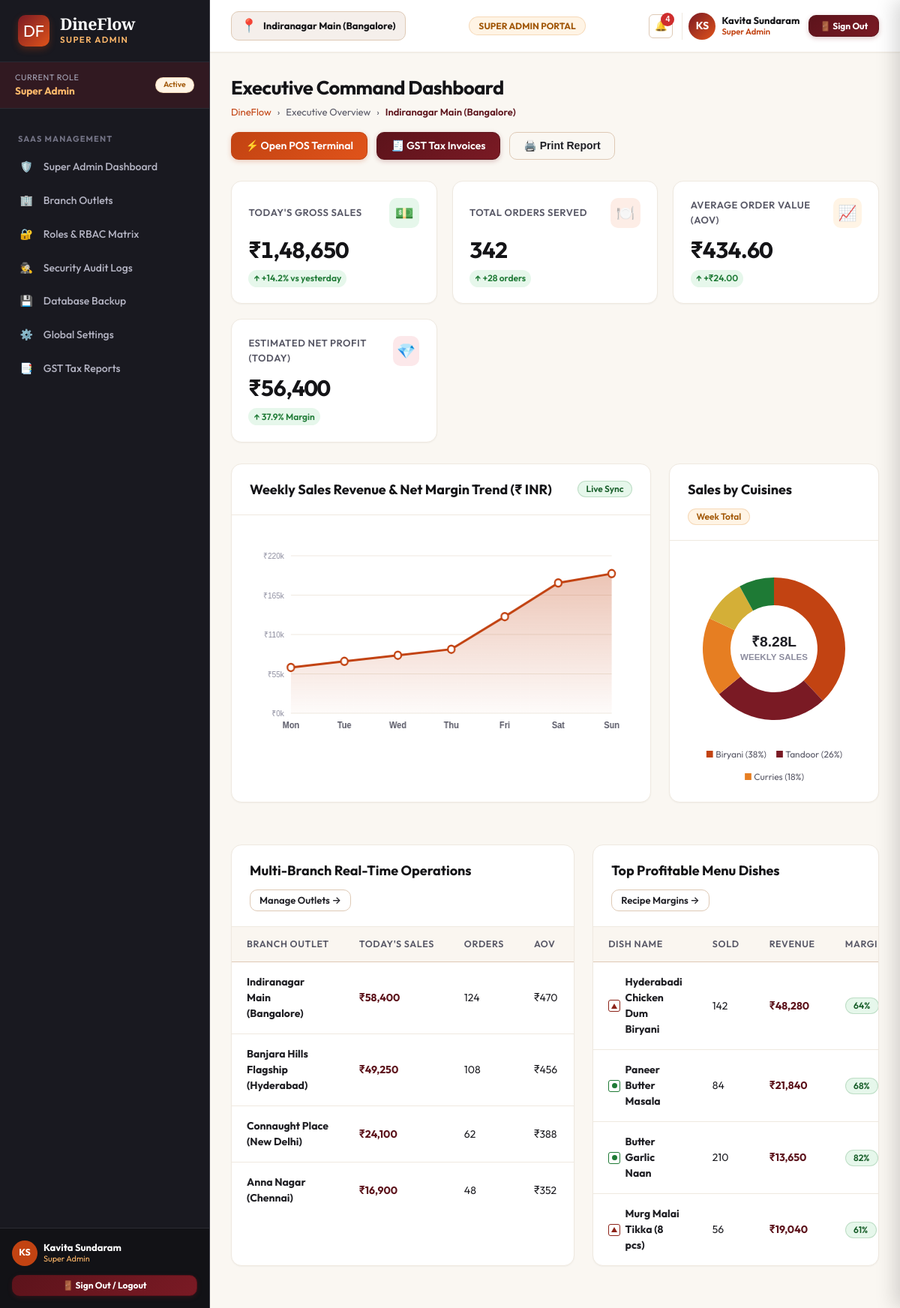
The page /dashboard/ (signed in) on the database its author committed.
### apps/accounts/models.py (models this page shows, shortened)
class Role(models.Model):
    code = models.CharField(max_length=50, unique=True)
    name = models.CharField(max_length=100)
    description = models.TextField(blank=True, default='')
    dashboard_url = models.CharField(max_length=200, default='/dashboard/owner/')
    icon = models.CharField(max_length=50, default='shield')
    is_active = models.BooleanField(default=True)
    created_at = models.DateTimeField(auto_now_add=True)

class UserProfile(models.Model):
    user = models.OneToOneField(User, on_delete=models.CASCADE, related_name='userprofile')
    role = models.ForeignKey(Role, on_delete=models.PROTECT, related_name='users')
    branch = models.CharField(max_length=150, default='Indiranagar Main (Bangalore)')
    employee_code = models.CharField(max_length=50, blank=True, default='')
    phone = models.CharField(max_length=20, blank=True, default='')
    avatar_initials = models.CharField(max_length=5, default='DF')
    created_at = models.DateTimeField(auto_now_add=True)
    updated_at = models.DateTimeField(auto_now=True)

### apps/dashboard/views.py (the view)
# urls.py: path('', views.owner_dashboard, name='dashboard_root'),
@role_required(['owner', 'super_admin'])
def owner_dashboard(request):
    context = {
        'page_title': 'Executive Command Dashboard',
        'kpis': [
            {'label': "Today's Gross Sales", 'value': '₹1,48,650', 'trend': '+14.2% vs yesterday', 'trend_up': True, 'icon': 'df-icon-green', 'emoji': '💵'},
            {'label': 'Total Orders Served', 'value': '342', 'trend': '+28 orders', 'trend_up': True, 'icon': 'df-icon-terracotta', 'emoji': '🍽️'},
            {'label': 'Average Order Value (AOV)', 'value': '₹434.60', 'trend': '+₹24.00', 'trend_up': True, 'icon': 'df-icon-saffron', 'emoji': '📈'},
            {'label': 'Estimated Net Profit (Today)', 'value': '₹56,400', 'trend': '37.9% Margin', 'trend_up': True, 'icon': 'df-icon-maroon', 'emoji': '💎'},
        ],
        'branch_performance': [
            {'branch': 'Indiranagar Main (Bangalore)', 'sales': '₹58,400', 'orders': 124, 'aov': '₹470', 'turnover': '42 mins', 'status': 'Peak Service'},
            {'branch': 'Banjara Hills Flagship (Hyderabad)', 'sales': '₹49,250', 'orders': 108, 'aov': '₹456', 'turnover': '38 mins', 'status': 'High Demand'},
            {'branch': 'Connaught Place (New Delhi)', 'sales': '₹24,100', 'orders': 62, 'aov': '₹388', 'turnover': '46 mins', 'status': 'Moderate'},
            {'branch': 'Anna Nagar (Chennai)', 'sales': '₹16,900', 'orders': 48, 'aov': '₹352', 'turnover': '34 mins', 'status': 'Normal'},
        ],
        'top_dishes': [
            {'name': 'Hyderabadi Chicken Dum Biryani', 'category': 'Biryani', 'sold': 142, 'revenue': '₹48,280', 'margin': '64%', 'diet': 'nonveg'},
            {'name': 'Paneer Butter Masala', 'category': 'Curries', 'sold': 84, 'revenue': '₹21,840', 'margin': '68%', 'diet': 'veg'},
            {'name': 'Butter Garlic Naan', 'category': 'Breads', 'sold': 210, 'revenue': '₹13,650', 'margin': '82%', 'diet': 'veg'},
            {'name': 'Murg Malai Tikka (8 pcs)', 'category': 'Tandoor', 'sold': 56, 'revenue': '₹19,040', 'margin': '61%', 'diet': 'nonveg'},
        ]
    }
    return render(request, 'dashboard/owner.html', context)

### templates/dashboard/owner.html (shortened to what this page needs)
{% extends 'base.html' %}
{% load static %}
{% load dineflow_tags %}
{% block content %}
<div class="df-page-header">
  <div class="df-page-title-group">
    <h1>Executive Command Dashboard</h1>
    <div class="df-breadcrumb">
      <a href="{% url 'landing:index' %}">DineFlow</a>
      <span>›</span>
      <span>Executive Overview</span>
      <span>›</span>
      <span style="color:var(--df-maroon-800); font-weight:600;">{{ ACTIVE_BRANCH }}</span>
    </div>
  </div>
  <div style="display:flex; gap:0.75rem; align-items:center;">
    <a href="{% url 'pos:terminal' %}" class="df-btn df-btn-terracotta">
      <span>⚡ Open POS Terminal</span>
    </a>
    <a href="{% url 'billing:invoices' %}" class="df-btn df-btn-maroon">
      <span>🧾 GST Tax Invoices</span>
    </a>
    <button class="df-btn df-btn-outline" onclick="ExportPrint.printElement('df-main-page-container')">
      <span>🖨️ Print Report</span>
    </button>
  </div>
</div>
<div class="df-kpi-grid">
  {% for kpi in kpis %}
    <div class="df-kpi-card">
      <div class="df-kpi-top">
        <div class="df-kpi-label">{{ kpi.label }}</div>
        <div class="df-kpi-icon {{ kpi.icon }}">{{ kpi.emoji }}</div>
      </div>
      <div class="df-kpi-value">{{ kpi.value }}</div>
      <div class="df-kpi-bottom">
        <span class="df-trend-pill {% if kpi.trend_up %}df-trend-up{% else %}df-trend-down{% endif %}">
          {% if kpi.trend_up %}↑{% else %}↓{% endif %} {{ kpi.trend }}
        </span>
      </div>
    </div>
  {% endfor %}
</div>
<div style="display: grid; grid-template-columns: 2fr 1fr; gap: 1.5rem; margin-bottom: 1.75rem;">
  <div class="df-card">
    <div class="df-card-header">
      <div class="df-card-title">Weekly Sales Revenue & Net Margin Trend (₹ INR)</div>
      <div class="df-badge badge-success">Live Sync</div>
    </div>
    <div class="df-card-body">
      <canvas id="df-owner-revenue-chart" style="width:100%; height:280px;"></canvas>
    </div>
  </div>
  <div class="df-card">
    <div class="df-card-header">
      <div class="df-card-title">Sales by Cuisines</div>
      <div class="df-badge badge-warning">Week Total</div>
    </div>
    <div class="df-card-body" style="display:flex; flex-direction:column; align-items:center; justify-content:center;">
      <canvas id="df-owner-donut-chart" width="240" height="240"></canvas>
      <div style="font-size:0.75rem; color:var(--df-text-secondary); margin-top:0.75rem; display:flex; gap:0.75rem; flex-wrap:wrap; justify-content:center;">
        <span><span style="color:#C24312;">■</span> Biryani (38%)</span>
        <span><span style="color:#7A1A24;">■</span> Tandoor (26%)</span>
        <span><span style="color:#E67E22;">■</span> Curries (18%)</span>
      </div>
    </div>
  </div>
</div>
<div style="display: grid; grid-template-columns: 1.2fr 1fr; gap: 1.5rem;">
  <div class="df-card">
    <div class="df-card-header">
      <div class="df-card-title">Multi-Branch Real-Time Operations</div>
      <a href="{% url 'settings_app:branches' %}" class="df-btn df-btn-outline df-btn-sm">Manage Outlets →</a>
    </div>
    <div class="df-table-responsive">
      <table class="df-table">
        <thead>
          <tr>
            <th>Branch Outlet</th>
            <th>Today's Sales</th>
            <th>Orders</th>
            <th>AOV</th>
          </tr>
        </thead>
        <tbody>
          {% for b in branch_performance %}
            <tr>
              <td><strong>{{ b.branch }}</strong></td>
              <td style="font-weight:700; color:var(--df-maroon-800);">{{ b.sales }}</td>
              <td>{{ b.orders }}</td>
              <td>{{ b.aov }}</td>
            </tr>
          {% endfor %}
        </tbody>
      </table>
    </div>
  </div>
  <div class="df-card">
    <div class="df-card-header">
      <div class="df-card-title">Top Profitable Menu Dishes</div>
      <a href="{% url 'menu:recipe_costing' %}" class="df-btn df-btn-outline df-btn-sm">Recipe Margins →</a>
    </div>
    <div class="df-table-responsive">
      <table class="df-table">
        <thead>
          <tr>
            <th>Dish Name</th>
            <th>Sold</th>
            <th>Revenue</th>
            <th>Margin</th>
          </tr>
        </thead>
        <tbody>
          {% for dish in top_dishes %}
            <tr>
              <td>
                <div style="display:flex; align-items:center; gap:0.4rem;">
                  <span class="df-diet-mark {{ dish.diet|diet_badge }}"></span>
                  <strong>{{ dish.name }}</strong>
                </div>
              </td>
              <td>{{ dish.sold }}</td>
              <td style="font-weight:700; color:var(--df-maroon-800);">{{ dish.revenue }}</td>
              <td><span class="df-badge badge-success">{{ dish.margin }}</span></td>
            </tr>
          {% endfor %}
        </tbody>
      </table>
    </div>
  </div>
</div>
{% endblock %}
{% block extra_js %}
<script>
  document.addEventListener('DOMContentLoaded', () => {
    AnalyticsEngine.renderRevenueChart('df-owner-revenue-chart');
    AnalyticsEngine.renderCategoryDonut('df-owner-donut-chart');
  });
</script>
{% endblock %}

### templates/partials/_sidebar.html (shortened to what this page needs)
{% load static %}
<aside class="df-sidebar">
  <div class="df-brand-header">
    <div class="df-brand-logo">DF</div>
    <div>
      <div class="df-brand-title">DineFlow</div>
      <div class="df-brand-subtitle">{{ CURRENT_USER.role_title }}</div>
    </div>
  </div>
  <div style="padding: 0.75rem 1.25rem; background: rgba(122, 26, 36, 0.25); border-bottom: 1px solid #2B2B33; display: flex; align-items: center; justify-content: space-between;">
    <div>
      <div style="font-size: 0.68rem; color: #A6A6B8; text-transform: uppercase; letter-spacing: 0.05em;">Current Role</div>
      <div style="font-size: 0.85rem; font-weight: 700; color: var(--df-saffron-400);">{{ CURRENT_USER.role_title }}</div>
    </div>
    <span class="df-badge badge-warning" style="font-size: 0.65rem;">Active</span>
  </div>
  <nav style="flex: 1; padding: 0.75rem 0 2rem; overflow-y: auto;">
    {% if CURRENT_ROLE == 'super_admin' %}
      <div class="df-nav-section-title">SaaS Management</div>
      <ul class="df-nav-list">
        <li class="df-nav-item">
          <a href="{% url 'dashboard:super_admin' %}" class="df-nav-link {% if request.resolver_match.url_name == 'super_admin' %}active{% endif %}">
            <span>🛡️</span>
            <span>Super Admin Dashboard</span>
          </a>
        </li>
        <li class="df-nav-item">
          <a href="{% url 'settings_app:branches' %}" class="df-nav-link {% if request.resolver_match.url_name == 'branches' %}active{% endif %}">
            <span>🏢</span>
            <span>Branch Outlets</span>
          </a>
        </li>
        <li class="df-nav-item">
          <a href="{% url 'settings_app:roles_permissions' %}" class="df-nav-link {% if request.resolver_match.url_name == 'roles_permissions' %}active{% endif %}">
            <span>🔐</span>
            <span>Roles & RBAC Matrix</span>
          </a>
        </li>
        <li class="df-nav-item">
          <a href="{% url 'settings_app:audit_logs' %}" class="df-nav-link {% if request.resolver_match.url_name == 'audit_logs' %}active{% endif %}">
            <span>🕵️</span>
            <span>Security Audit Logs</span>
          </a>
        </li>
        <li class="df-nav-item">
          <a href="{% url 'settings_app:backup_restore' %}" class="df-nav-link {% if request.resolver_match.url_name == 'backup_restore' %}active{% endif %}">
            <span>💾</span>
            <span>Database Backup</span>
          </a>
        </li>
        <li class="df-nav-item">
          <a href="{% url 'settings_app:general' %}" class="df-nav-link {% if request.resolver_match.url_name == 'general' %}active{% endif %}">
            <span>⚙️</span>
            <span>Global Settings</span>
          </a>
        </li>
        <li class="df-nav-item">
          <a href="{% url 'analytics:tax_reports' %}" class="df-nav-link {% if request.resolver_match.url_name == 'tax_reports' %}active{% endif %}">
            <span>📑</span>
            <span>GST Tax Reports</span>
          </a>
        </li>
      </ul>
    {% endif %}
  </nav>
  <div style="padding: 1rem; border-top: 1px solid #2B2B33; background: rgba(18, 18, 22, 0.95); margin-top: auto;">
    <div style="display: flex; align-items: center; justify-content: space-between; margin-bottom: 0.75rem;">
      <div style="display: flex; align-items: center; gap: 0.5rem;">
        <div style="width: 34px; height: 34px; border-radius: 50%; background: var(--df-terracotta-700); color: #FFF; font-weight: 700; display: flex; align-items: center; justify-content: center; font-size: 0.78rem;">
          {{ CURRENT_USER.avatar_initials }}
        </div>
        <div style="line-height: 1.2;">
          <div style="font-weight: 700; font-size: 0.8125rem; color: #FFF;">{{ CURRENT_USER.name }}</div>
          <div style="font-size: 0.68rem; color: var(--df-saffron-400);">{{ CURRENT_USER.role_title }}</div>
        </div>
      </div>
    </div>
    <div>
      <a href="{% url 'accounts:logout' %}" class="df-btn df-btn-maroon df-btn-sm" style="width: 100%; justify-content: center; font-size: 0.75rem; font-weight: 700;">
        <span>🚪 Sign Out / Logout</span>
      </a>
    </div>
  </div>
</aside>

### templates/partials/_navbar.html (shortened to what this page needs)
{% load static %}
<header class="df-navbar">
  <div style="display: flex; align-items: center; gap: 1rem;">
    <div style="display: flex; align-items: center; gap: 0.5rem; background: var(--df-bg-cream); border: 1px solid var(--df-border-medium); padding: 0.35rem 0.75rem; border-radius: var(--df-radius-md);">
      <span style="font-size: 1.1rem;">📍</span>
      <span style="font-weight: 700; font-size: 0.8125rem; color: var(--df-charcoal-900);">{{ ACTIVE_BRANCH }}</span>
    </div>
  </div>
  <div style="display: flex; align-items: center; gap: 0.75rem;">
    <span class="df-badge badge-warning" style="font-weight: 700; font-size: 0.75rem; padding: 0.35rem 0.75rem;">
      {{ CURRENT_USER.role_title|upper }} PORTAL
    </span>
  </div>
  <div style="display: flex; align-items: center; gap: 0.75rem;">
    <button class="df-btn-icon" onclick="DineFlow.openDrawer('df-notifications-drawer')" style="position: relative;" title="Notifications">
      🔔
      {% if UNREAD_NOTIFICATIONS_COUNT > 0 %}
        <span style="position: absolute; top: -3px; right: -3px; width: 18px; height: 18px; background: var(--df-danger-600); color: #FFF; border-radius: 50%; font-size: 0.65rem; font-weight: 800; display: flex; align-items: center; justify-content: center;">
          {{ UNREAD_NOTIFICATIONS_COUNT }}
        </span>
      {% endif %}
    </button>
    <div style="display: flex; align-items: center; gap: 0.5rem; padding-left: 0.5rem; border-left: 1px solid var(--df-border-light);">
      <div style="width: 36px; height: 36px; border-radius: 50%; background: linear-gradient(135deg, var(--df-maroon-700), var(--df-terracotta-600)); color: #FFF; font-weight: 700; display: flex; align-items: center; justify-content: center; font-size: 0.875rem; box-shadow: var(--df-shadow-xs);">
        {{ CURRENT_USER.avatar_initials }}
      </div>
      <div style="line-height: 1.2; text-align: left;" class="df-hide-mobile">
        <div style="font-weight: 700; font-size: 0.8125rem; color: var(--df-charcoal-900);">{{ CURRENT_USER.name }}</div>
        <div style="font-size: 0.7rem; color: var(--df-terracotta-700); font-weight: 600;">{{ CURRENT_USER.role_title }}</div>
      </div>
    </div>
    <a href="{% url 'accounts:logout' %}" class="df-btn df-btn-maroon df-btn-sm" style="font-weight: 700; font-size: 0.75rem; padding: 0.4rem 0.85rem;" title="Sign out of ERP">
      <span>🚪 Sign Out</span>
    </a>
  </div>
</header>

### rows shown on the page
Role: role_title "SUPER ADMIN", role_title "Super Admin"
UserProfile: avatar_initials "KS", branch "Indiranagar Main (Bangalore)"

### other values the page prints
{{ CURRENT_USER.name }} "Kavita Sundaram"
{{ UNREAD_NOTIFICATIONS_COUNT }} "4"
{{ kpi.label }} "TODAY'S GROSS SALES" "TOTAL ORDERS SERVED" "AVERAGE ORDER VALUE (AOV)" "ESTIMATED NET PROFIT (TODAY)"
{{ kpi.emoji }} "💵" "🍽️" "📈" "💎"
{{ kpi.value }} "₹1,48,650" "342" "₹434.60" "₹56,400"
{{ kpi.trend }} "+14.2% vs yesterday" "+28 orders" "+₹24.00" "37.9% Margin"
{{ b.branch }} "Indiranagar Main (Bangalore)" "Banjara Hills Flagship (Hyderabad)" "Connaught Place (New Delhi)" "Anna Nagar (Chennai)"
{{ b.sales }} "₹58,400" "₹49,250" "₹24,100" "₹16,900"
{{ b.orders }} "124" "108" "62" "48"
{{ b.aov }} "₹470" "₹456" "₹388" "₹352"
{{ dish.name }} "Hyderabadi Chicken Dum Biryani" "Paneer Butter Masala" "Butter Garlic Naan" "Murg Malai Tikka (8 pcs)"
{{ dish.sold }} "142" "84" "210" "56"
{{ dish.revenue }} "₹48,280" "₹21,840" "₹13,650" "₹19,040"
{{ dish.margin }} "64%" "68%" "82%" "61%"
